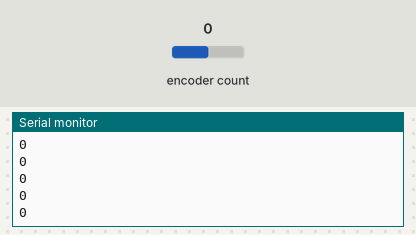
The sketch below on a simulated Arduino Uno, built with avr-gcc and run on an emulated ATmega328P. Shown: the last lines printed to the serial monitor. The inputs (shaded band) are chosen by the test bench; at power-on: encoder count 0.

Above: at 1.2 s.
1.3 s: encoder count set to -1
At 1.39 s:
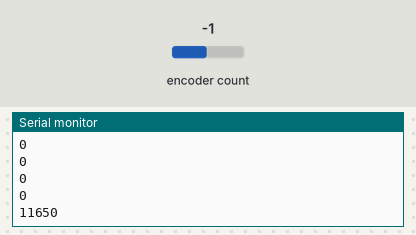
2.8 s: encoder count set to -2
At 2.89 s:
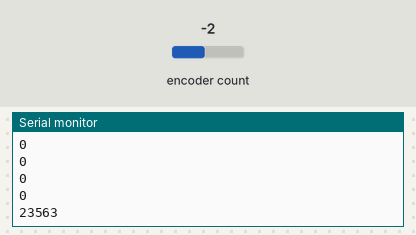
Timing chart, 0 to 5.8 s (numbered marks = the images above; inputs shaded):
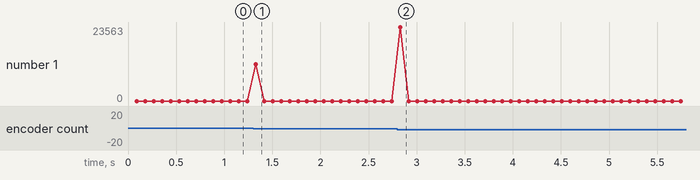

Measured:
- after the input at 1.3 s, the serial monitor: prints a new line at once (image 1)
- after the input at 2.8 s, the serial monitor: prints a new line at once (image 2)

The sketch:

encoder.ino
```cpp
#include <Encoder.h>

// Change these pin numbers to the pins connected to your encoder.
//   Best Performance: both pins have interrupt capability
//   Good Performance: only the first pin has interrupt capability
//   Low Performance:  neither pin has interrupt capability
Encoder knobLeft(2, 7);
//Encoder knobRight(5, 8);
//   avoid using pins with LEDs attached

void setup() {
  Serial.begin(9600);
  Serial.println("TwoKnobs Encoder Test:");
}
long prev =0;
long current =0;
unsigned long int t2 = 0;
long positionLeft  = -999;
long positionRight = -999;
int counter = 0;
unsigned long int t1;
int vel =0;
void manthan ()
{
  t1= millis();
  current = knobLeft.read();
  vel = (current-prev)/(t1 - t2);
  Serial.println(vel);
  t2 = t1 ;
  prev =current ;
}
void loop() {
  long newLeft, newRight;
     if (counter>10 )
     { counter =0;

       manthan();
     }
     delay(8);
////  newLeft = knobLeft.read();
////  current = newLeft;
////  newRight = knobRight.read();
//  if (newLeft != positionLeft || newRight != positionRight) {
//    Serial.print("Left = ");
//    Serial.print(newLeft);
////  Serial.print(", Right = ");
////  Serial.print(newRight);
////    Serial.println();
//    positionLeft = newLeft;
//
////    positionRight = newRight;
//  }
//  // if a character is sent from the serial monitor,
//  // reset both back to zero.
//  if (Serial.available()) {
//    Serial.read();
//    Serial.println("Reset both knobs to zero");
//    knobLeft.write(0);
////    knobRight.write(0);
//  }
  counter ++;
}
```
